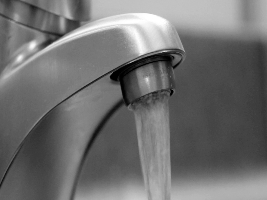
#> input picture data/106.png, 267 x 200 px
$ python create_lum_dataset.py data/106.png out.png 5
#> lines starting #> are read from the running program, lines starting #| are printed output that depends on the picture
### utils.py
# -----------------------------------------------------------------------------
# Copyright (c) 2025, Thomas Jacumin
#
# This file is part of a program licensed under the GNU General Public License
# as published by the Free Software Foundation, either version 3 of the License,
# or (at your option) any later version.
#
# This program is distributed in the hope that it will be useful,
# but WITHOUT ANY WARRANTY; without even the implied warranty of
# MERCHANTABILITY or FITNESS FOR A PARTICULAR PURPOSE. See the
# GNU General Public License for more details.
#
# You should have received a copy of the GNU General Public License
# along with this program. If not, see <https://www.gnu.org/licenses/>.
# -----------------------------------------------------------------------------

import numpy as np
from PIL import Image
import math

def openGrayscaleImage(inputPathname):
  """
    Opens an image file and converts it to a normalized grayscale flattened array.

    Args:
        inputPathname (str): Path to the input image.

    Returns:
        tuple: A tuple containing:
            - Flattened grayscale image as a 1D numpy array normalized between 0 and 1.
            - Width (int) of the image.
            - Height (int) of the image.
  """
#> called with inputPathname = 'data/106.png'

  f = np.asarray(Image.open(inputPathname).convert('L'))
#> f is the input picture: shape (200, 267); min 0, max 255, mean 111.6
  w = np.size(f,1)
#> w = 267
  h = np.size(f,0)
#> h = 200
  return f.flatten() / 255, w, h

# [262 lines left out: functions reconstructTrajectory, opticalflow_from_benamoubrenier, apply_opticalflow, openFlo, saveFlo, EE and 2 more, not called in this run]

### create_lum_dataset.py
import numpy as np
import argparse
from PIL import Image
import random

import utils

def add_rectangle(f, L_x, L_y, r_x, r_y, v):
    res = f
    for j in range(int(r_y-L_y/2), int(r_y+L_y/2)):
        for i in range(int(r_x-L_x/2), int(r_x+L_x/2)):
            res[i+j*w] += v
    return res

def add_circle(f, R, c_x, c_y, v):
    res = f
    for j in range(0, h):
        for i in range(0, w):
            if (i-c_x)**2 + (j-c_y)**2 < R**2:
                res[i+j*w] += v
    return res

def add_random_rectangle(f, w, h):
    L_x = random.randint(10, w-1)
    L_y = random.randint(10, h-1)
    r_x = random.randint(int(L_x/2), int(w-L_x/2))
    r_y = random.randint(int(L_y/2), int(h-L_y/2))
    v = random.uniform(-0.25, 0.25)

    return add_rectangle(f, L_x, L_y, r_x, r_y, v)

def add_random_circle(f, w, h):
    R = random.randint(10, min(w, h))/2
    c_x = random.randint(int(R), int(w-R))
    c_y = random.randint(int(R), int(h-R))

    v = random.uniform(-0.25, 0.25)
    return add_circle(f, R, c_x, c_y, v)

# Parse parameters
parser = argparse.ArgumentParser(description="sample argument parser")
parser.add_argument("f", help="frame")
parser.add_argument("out", help="output")
parser.add_argument("seed", type=int, help="random seed")

args = parser.parse_args()

random.seed(args.seed)

f, w, h = utils.openGrayscaleImage(args.f)
#> w = 267; h = 200

f_lum = f
f_lum = add_random_rectangle(f_lum, w, h)
#> in add_random_rectangle, `L_x = random.randint(10, w-1)`: L_x = 140
#> in add_random_rectangle, `L_y = random.randint(10, h-1)`: L_y = 199
#> in add_random_rectangle, `r_x = random.randint(int(L_x/2), int(w-L_x/2))`: r_x = 161
#> in add_random_rectangle, `r_y = random.randint(int(L_y/2), int(h-L_y/2))`: r_y = 99
f_lum = add_random_rectangle(f_lum, w, h)
f_lum = add_random_circle(f_lum, w, h)
#> in add_random_circle, `R = random.randint(10, min(w, h))/2`: R = 65
#> in add_random_circle, `c_x = random.randint(int(R), int(w-R))`: c_x = 128
#> in add_random_circle, `c_y = random.randint(int(R), int(h-R))`: c_y = 113
f_lum = add_random_circle(f_lum, w, h)

Image.fromarray(np.uint8(255*np.clip(f_lum, 0, 1).reshape([h,w])), 'L').save(args.out)
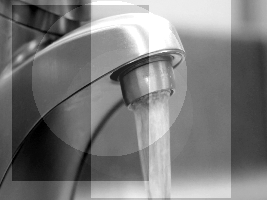
#> saved as out.png: PIL image 267x200 L; min 0, max 255, mean 122.8

$ run again, on data/frame10-mini.png
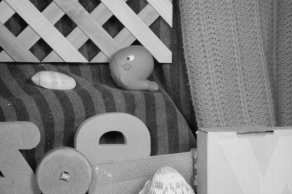
#> input picture data/frame10-mini.png, 292 x 194 px
#> in openGrayscaleImage, f is the input picture: shape (194, 292); min 7, max 237, mean 131.8
#> in openGrayscaleImage, `w = np.size(f,1)`: w = 292
#> in openGrayscaleImage, `h = np.size(f,0)`: h = 194
#> `f, w, h = utils.openGrayscaleImage(args.f)`: w = 292; h = 194
#> L_x = 140
#> L_y = 101
#> r_x = 205
#> r_y = 53
#> R = 65
#> c_x = 128
#> c_y = 113
#> `Image.fromarray(np.uint8(255*np.clip(f_lum, 0, 1).reshape([h,w])), 'L'..`:
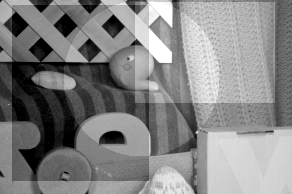
#> saved as out.png: PIL image 292x194 L; min 0, max 255, mean 132.7
